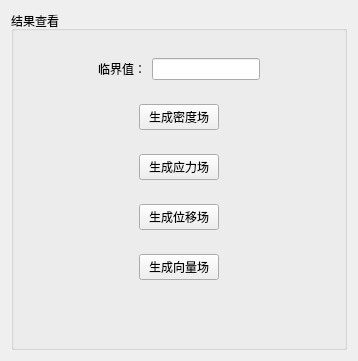
<?xml version="1.0" encoding="UTF-8"?>
<ui version="4.0">
 <class>ResultCheckWidget</class>
 <widget class="QWidget" name="ResultCheckWidget">
  <property name="geometry">
   <rect>
    <x>0</x>
    <y>0</y>
    <width>358</width>
    <height>356</height>
   </rect>
  </property>
  <property name="windowTitle">
   <string>Form</string>
  </property>
  <layout class="QVBoxLayout" name="verticalLayout_3">
   <item>
    <widget class="QGroupBox" name="groupBox">
     <property name="sizePolicy">
      <sizepolicy hsizetype="Expanding" vsizetype="Expanding">
       <horstretch>0</horstretch>
       <verstretch>0</verstretch>
      </sizepolicy>
     </property>
     <property name="title">
      <string>结果查看</string>
     </property>
     <layout class="QHBoxLayout" name="horizontalLayout_21">
      <item>
       <widget class="QWidget" name="widget" native="true">
        <property name="sizePolicy">
         <sizepolicy hsizetype="Fixed" vsizetype="Minimum">
          <horstretch>0</horstretch>
          <verstretch>0</verstretch>
         </sizepolicy>
        </property>
        <layout class="QVBoxLayout" name="verticalLayout">
         <item>
          <widget class="QWidget" name="widget_2" native="true">
           <layout class="QHBoxLayout" name="horizontalLayout_6">
            <item>
             <spacer name="horizontalSpacer_31">
              <property name="orientation">
               <enum>Qt::Horizontal</enum>
              </property>
              <property name="sizeHint" stdset="0">
               <size>
                <width>40</width>
                <height>20</height>
               </size>
              </property>
             </spacer>
            </item>
            <item>
             <widget class="QLabel" name="label_4">
              <property name="text">
               <string>临界值：</string>
              </property>
             </widget>
            </item>
            <item>
             <widget class="QLineEdit" name="lineEdit_4"/>
            </item>
            <item>
             <spacer name="horizontalSpacer_32">
              <property name="orientation">
               <enum>Qt::Horizontal</enum>
              </property>
              <property name="sizeHint" stdset="0">
               <size>
                <width>40</width>
                <height>20</height>
               </size>
              </property>
             </spacer>
            </item>
           </layout>
          </widget>
         </item>
         <item>
          <widget class="QWidget" name="widget_3" native="true">
           <layout class="QHBoxLayout" name="horizontalLayout_20">
            <item>
             <spacer name="horizontalSpacer_39">
              <property name="orientation">
               <enum>Qt::Horizontal</enum>
              </property>
              <property name="sizeHint" stdset="0">
               <size>
                <width>40</width>
                <height>20</height>
               </size>
              </property>
             </spacer>
            </item>
            <item>
             <widget class="QPushButton" name="generateDensityFieldBotton_4">
              <property name="text">
               <string>生成密度场</string>
              </property>
             </widget>
            </item>
            <item>
             <spacer name="horizontalSpacer_40">
              <property name="orientation">
               <enum>Qt::Horizontal</enum>
              </property>
              <property name="sizeHint" stdset="0">
               <size>
                <width>40</width>
                <height>20</height>
               </size>
              </property>
             </spacer>
            </item>
           </layout>
          </widget>
         </item>
         <item>
          <widget class="QWidget" name="widget_4" native="true">
           <layout class="QHBoxLayout" name="horizontalLayout_19">
            <item>
             <spacer name="horizontalSpacer_37">
              <property name="orientation">
               <enum>Qt::Horizontal</enum>
              </property>
              <property name="sizeHint" stdset="0">
               <size>
                <width>40</width>
                <height>20</height>
               </size>
              </property>
             </spacer>
            </item>
            <item>
             <widget class="QPushButton" name="generateStressFieldBotton_4">
              <property name="text">
               <string>生成应力场</string>
              </property>
             </widget>
            </item>
            <item>
             <spacer name="horizontalSpacer_38">
              <property name="orientation">
               <enum>Qt::Horizontal</enum>
              </property>
              <property name="sizeHint" stdset="0">
               <size>
                <width>40</width>
                <height>20</height>
               </size>
              </property>
             </spacer>
            </item>
           </layout>
          </widget>
         </item>
         <item>
          <widget class="QWidget" name="widget_5" native="true">
           <layout class="QHBoxLayout" name="horizontalLayout_17">
            <item>
             <spacer name="horizontalSpacer_33">
              <property name="orientation">
               <enum>Qt::Horizontal</enum>
              </property>
              <property name="sizeHint" stdset="0">
               <size>
                <width>40</width>
                <height>20</height>
               </size>
              </property>
             </spacer>
            </item>
            <item>
             <widget class="QPushButton" name="generateBiasFieldBotton_4">
              <property name="text">
               <string>生成位移场</string>
              </property>
             </widget>
            </item>
            <item>
             <spacer name="horizontalSpacer_34">
              <property name="orientation">
               <enum>Qt::Horizontal</enum>
              </property>
              <property name="sizeHint" stdset="0">
               <size>
                <width>40</width>
                <height>20</height>
               </size>
              </property>
             </spacer>
            </item>
           </layout>
          </widget>
         </item>
         <item>
          <widget class="QWidget" name="widget_6" native="true">
           <layout class="QHBoxLayout" name="horizontalLayout_18">
            <item>
             <spacer name="horizontalSpacer_35">
              <property name="orientation">
               <enum>Qt::Horizontal</enum>
              </property>
              <property name="sizeHint" stdset="0">
               <size>
                <width>40</width>
                <height>20</height>
               </size>
              </property>
             </spacer>
            </item>
            <item>
             <widget class="QPushButton" name="generateVectorFieldBotton_4">
              <property name="text">
               <string>生成向量场</string>
              </property>
             </widget>
            </item>
            <item>
             <spacer name="horizontalSpacer_36">
              <property name="orientation">
               <enum>Qt::Horizontal</enum>
              </property>
              <property name="sizeHint" stdset="0">
               <size>
                <width>40</width>
                <height>20</height>
               </size>
              </property>
             </spacer>
            </item>
           </layout>
          </widget>
         </item>
         <item>
          <spacer name="verticalSpacer">
           <property name="orientation">
            <enum>Qt::Vertical</enum>
           </property>
           <property name="sizeHint" stdset="0">
            <size>
             <width>20</width>
             <height>40</height>
            </size>
           </property>
          </spacer>
         </item>
        </layout>
       </widget>
      </item>
     </layout>
    </widget>
   </item>
  </layout>
 </widget>
 <resources/>
 <connections/>
</ui>
